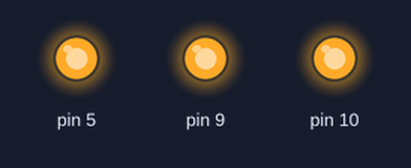
A sketch run on a simulated Arduino Leonardo, built with avr-gcc and run on an emulated ATmega32U4. Parts: output pins drawn as LEDs (lit = HIGH).

Above: at 0.1 s.
Timing chart, 0 to 1.6 s (numbered marks = the images above):
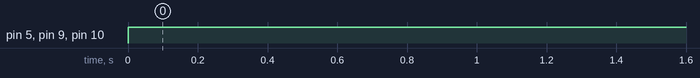

Measured:
- by itself, pin 5, pin 9, pin 10: LOW → HIGH at 0.00 s

The sketch:

02-lights.ino
```cpp
#include <Esplora.h>

void setup() {
}

void loop() {
  if (Esplora.readButton(SWITCH_1) == LOW) {
    Esplora.writeRed(255);    // turn red led on
  }
  else {
    Esplora.writeRed(0);      // turn red led off
  }
  if (Esplora.readButton(SWITCH_2) == LOW) {
    Esplora.writeGreen(255);  // turn green led on
  }
  else {
    Esplora.writeGreen(0);    // turn green led off
  }
  if (Esplora.readButton(SWITCH_3) == LOW) {
    Esplora.writeBlue(255);  // turn blue led on
  }
  else {
    Esplora.writeBlue(0);    // turn blue led off
  }
}
```
